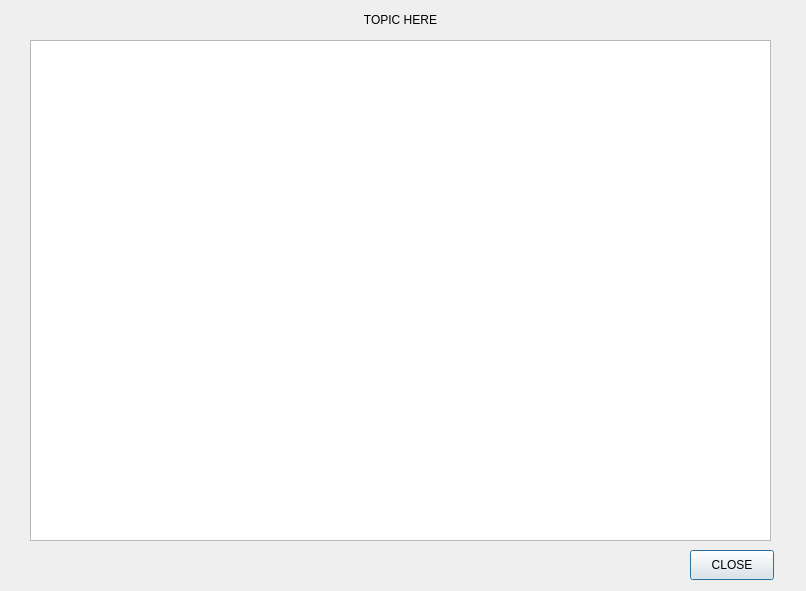
<?xml version="1.0" encoding="UTF-8"?>
<ui version="4.0">
 <class>Dialog</class>
 <widget class="QDialog" name="Dialog">
  <property name="geometry">
   <rect>
    <x>0</x>
    <y>0</y>
    <width>806</width>
    <height>591</height>
   </rect>
  </property>
  <property name="windowTitle">
   <string>Dialog</string>
  </property>
  <widget class="QLabel" name="label">
   <property name="geometry">
    <rect>
     <x>30</x>
     <y>10</y>
     <width>741</width>
     <height>20</height>
    </rect>
   </property>
   <property name="text">
    <string>TOPIC HERE</string>
   </property>
   <property name="alignment">
    <set>Qt::AlignCenter</set>
   </property>
  </widget>
  <widget class="QTextBrowser" name="textBrowser">
   <property name="geometry">
    <rect>
     <x>30</x>
     <y>40</y>
     <width>741</width>
     <height>501</height>
    </rect>
   </property>
  </widget>
  <widget class="QPushButton" name="pushButton">
   <property name="geometry">
    <rect>
     <x>690</x>
     <y>550</y>
     <width>84</width>
     <height>30</height>
    </rect>
   </property>
   <property name="text">
    <string>CLOSE</string>
   </property>
  </widget>
 </widget>
 <resources/>
 <connections/>
</ui>
